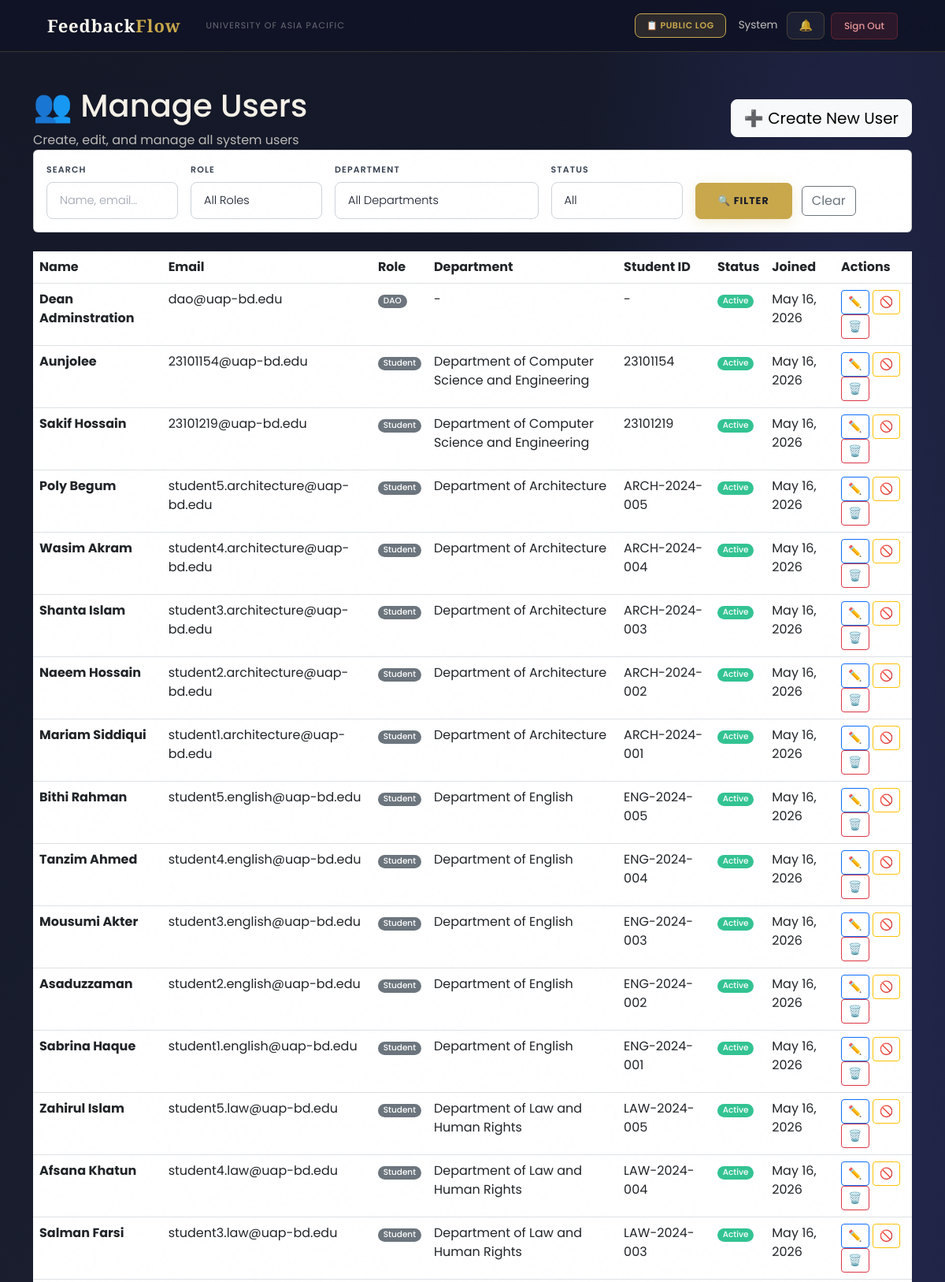
The app's page /dashboard/users/ (signed in, upper part) with its own data.
### users/models.py (models this page shows, shortened)
class User(AbstractBaseUser, PermissionsMixin):
    ROLE_CHOICES = (
        ('Student', 'Student'),
        ('Faculty', 'Faculty'),
        ('HOD', 'Head of Department'),
        ('Staff', 'Staff'),
        ('DAO', 'Dean of Administration Office'),
        ('Admin', 'Administrator'),
        ('Committee', 'Committee Member'),
    )
    DEPARTMENT_CHOICES = (
        ('DBA', 'Department of Business Administration'),
        ('CSE', 'Department of Computer Science and Engineering'),
        ('CE', 'Department of Civil Engineering'),
        ('EEE', 'Department of Electrical and Electronic Engineering'),
        ('Pharmacy', 'Department of Pharmacy'),
        ('Law', 'Department of Law and Human Rights'),
        ('English', 'Department of English'),
        ('Architecture', 'Department of Architecture'),
    )
    COMMITTEE_TYPE_CHOICES = (
        ('Harassment Committee', 'Harassment Committee'),
        ('Proctorial Committee', 'Proctorial Committee'),
    )
    email       = models.EmailField(unique=True, max_length=255)
    full_name   = models.CharField(max_length=150)
    role        = models.CharField(max_length=20, choices=ROLE_CHOICES)
    department  = models.CharField(max_length=100, choices=DEPARTMENT_CHOICES, null=True, blank=True)
    student_id  = models.CharField(max_length=50, unique=True, null=True, blank=True)
    committee_type = models.CharField(
        max_length=50,
        choices=COMMITTEE_TYPE_CHOICES,
        null=True, blank=True
    )
    is_active   = models.BooleanField(default=True)
    is_staff    = models.BooleanField(default=False)
    created_at  = models.DateTimeField(auto_now_add=True)
    updated_at  = models.DateTimeField(auto_now=True)
    USERNAME_FIELD  = 'email'
    REQUIRED_FIELDS = ['full_name']
    objects = UserManager()
    class Meta:
        verbose_name        = 'User'
        verbose_name_plural = 'Users'
        ordering            = ['-created_at']
    def get_short_name(self):
        return self.full_name.split()[0] if self.full_name else self.email

### users/views.py (the view)
# urls.py: path('dashboard/users/',                              views.admin_user_list,         name='admin_user_list'),
@login_required
def admin_user_list(request):
    if request.user.role != 'Admin':
        return redirect('login')
    users         = User.objects.all().order_by('-created_at')
    search        = request.GET.get('q', '')
    role_filter   = request.GET.get('role', '')
    dept_filter   = request.GET.get('department', '')
    status_filter = request.GET.get('status', '')
    if search:
        users = users.filter(full_name__icontains=search) | users.filter(email__icontains=search)
    if role_filter:
        users = users.filter(role=role_filter)
    if dept_filter:
        users = users.filter(department=dept_filter)
    if status_filter == 'active':
        users = users.filter(is_active=True)
    elif status_filter == 'inactive':
        users = users.filter(is_active=False)
    context = {
        'users':              users,
        'search_query':       search,
        'role_filter':        role_filter,
        'dept_filter':        dept_filter,
        'status_filter':      status_filter,
        'roles':              User.ROLE_CHOICES,
        'departments':        User.DEPARTMENT_CHOICES,
        'role_choices':       User.ROLE_CHOICES,
        'department_choices': User.DEPARTMENT_CHOICES,
    }
    return render(request, 'users/admin_user_list.html', context)

### users/context_processors.py (called while the page is built)
def notifications_count(request):
    if request.user.is_authenticated:
        from users.models import Notification, Announcement
        count = Notification.objects.filter(
            recipient=request.user,
            is_read=False
        ).count()
        active_announcements = []
        for ann in Announcement.objects.filter(is_active=True).order_by('-created_at')[:10]:
            if ann.is_visible_to(request.user):
                active_announcements.append(ann)
            if len(active_announcements) >= 3:
                break
        return {
            'unread_notifications_count': count,
            'active_announcements': active_announcements,
        }
    return {'unread_notifications_count': 0, 'active_announcements': []}

### users/templates/users/admin_user_list.html (shortened to what this page needs)
{% extends 'users/dashboard_base.html' %}
{% block content %}
<div class="container mt-4">
    <div class="dashboard-header">
        <div class="row align-items-center">
            <div class="col-md-8">
                <h1>👥 Manage Users</h1>
                <p class="mb-0 opacity-75">Create, edit, and manage all system users</p>
            </div>
            <div class="col-md-4 text-end">
                <a href="{% url 'admin_user_create' %}" class="btn btn-light btn-lg">
                    ➕ Create New User
                </a>
            </div>
        </div>
    </div>
    <div class="card info-card mb-4">
        <div class="card-body">
            <form method="get" class="row g-3 align-items-end">
                <div class="col-md-2">
                    <label class="form-label fw-semibold">Search</label>
                    <input type="text" name="q" class="form-control" placeholder="Name, email..." value="{{ search_query }}">
                </div>
                <div class="col-md-2">
                    <label class="form-label fw-semibold">Role</label>
                    <select name="role" class="form-select">
                        <option value="">All Roles</option>
                    </select>
                </div>
                <div class="col-md-3">
                    <label class="form-label fw-semibold">Department</label>
                    <select name="department" class="form-select">
                        <option value="">All Departments</option>
                    </select>
                </div>
                <div class="col-md-2">
                    <label class="form-label fw-semibold">Status</label>
                    <select name="status" class="form-select">
                        <option value="">All</option>
                    </select>
                </div>
                <div class="col-md-3">
                    <button type="submit" class="btn btn-primary me-2">🔍 Filter</button>
                    <a href="{% url 'admin_user_list' %}" class="btn btn-outline-secondary">Clear</a>
                </div>
            </form>
        </div>
    </div>
    <div class="modern-table">
        <table class="table table-hover mb-0">
            <thead>
            <tr>
                <th>Name</th>
                <th>Email</th>
                <th>Role</th>
                <th>Department</th>
                <th>Student ID</th>
                <th>Status</th>
                <th>Joined</th>
                <th>Actions</th>
            </tr>
            </thead>
            <tbody>
            {% for u in users %}
            <tr>
                <td><strong>{{ u.full_name }}</strong></td>
                <td>{{ u.email }}</td>
                <td><span class="badge bg-secondary">{{ u.role }}</span></td>
                <td>{{ u.get_department_display|default:"-" }}</td>
                <td>{{ u.student_id|default:"-" }}</td>
                <td>
                    {% if u.is_active %}
                    <span class="badge bg-success">Active</span>
                    {% else %}
                    <span class="badge bg-danger">Inactive</span>
                    {% endif %}
                </td>
                <td>{{ u.created_at|date:"M d, Y" }}</td>
                <td>
                    <a href="{% url 'admin_user_edit' u.id %}" class="btn btn-sm btn-outline-primary" title="Edit">✏️</a>
                    <a href="{% url 'admin_user_toggle_active' u.id %}" class="btn btn-sm btn-outline-warning" title="Toggle Active">
                        {% if u.is_active %}🚫{% else %}✅{% endif %}
                    </a>
                    <a href="{% url 'admin_user_delete' u.id %}" class="btn btn-sm btn-outline-danger" title="Delete">🗑️</a>
                </td>
            </tr>
            {% empty %}
            <tr>
                <td colspan="8" class="text-center text-muted py-4">No users found matching your filters.</td>
            </tr>
            {% endfor %}
            </tbody>
        </table>
    </div>
</div>
{% endblock %}

### users/templates/users/base.html (shortened to what this page needs)
<!DOCTYPE html>
<html lang="en">
<head>
    <link href="https://cdn.jsdelivr.net/npm/bootstrap@5.3.0/dist/css/bootstrap.min.css" rel="stylesheet">
</head>
<body>
    <nav class="navbar navbar-expand-lg">
        <div class="container-fluid d-flex align-items-center gap-3">
            <a class="navbar-brand" href="/">Feedback<em>Flow</em></a>
            <span class="navbar-text d-none d-md-inline">University of Asia Pacific</span>
            {% if user.is_authenticated %}
            <div class="ms-auto d-flex align-items-center gap-2">
                <a href="{% url 'public_log' %}" class="btn-bell"
                    style="font-size:11px; font-weight:600; text-transform:uppercase; letter-spacing:0.05em; background:rgba(201,168,76,.15); color:var(--gold) !important; border-color:var(--gold) !important;">
                    📋 Public Log
                </a>
                <span class="nav-user-info d-none d-md-inline ms-2">{{ user.get_short_name }}</span>
                <a href="{% url 'notifications' %}" class="btn-bell ms-1">
                    🔔
                </a>
                <a href="{% url 'logout' %}" class="btn-logout">Sign Out</a>
            </div>
            {% endif %}
        </div>
    </nav>
    <main>
        {% block content %}{% endblock %}
    </main>
</body>
</html>

### records on screen
User: get_short_name "System"
User: full_name "Dean Adminstration", email "dao@uap-bd.edu", role "DAO", department "-", student_id "-", is_active "Active", created_at "May 16, 2026"
User: full_name "Aunjolee", email "23101154@uap-bd.edu", role "Student", department "Department of Computer Science and Engineering", student_id "23101154", is_active "Active", created_at "May 16, 2026"
User: full_name "Sakif Hossain", email "23101219@uap-bd.edu", role "Student", department "Department of Computer Science and Engineering", student_id "23101219", is_active "Active", created_at "May 16, 2026"
User: full_name "Poly Begum", email "student5.architecture@uap-bd.edu", role "Student", department "Department of Architecture", student_id "ARCH-2024-005", is_active "Active", created_at "May 16, 2026"
User: full_name "Wasim Akram", email "student4.architecture@uap-bd.edu", role "Student", department "Department of Architecture", student_id "ARCH-2024-004", is_active "Active", created_at "May 16, 2026"
User: full_name "Shanta Islam", email "student3.architecture@uap-bd.edu", role "Student", department "Department of Architecture", student_id "ARCH-2024-003", is_active "Active", created_at "May 16, 2026"
User: full_name "Naeem Hossain", email "student2.architecture@uap-bd.edu", role "Student", department "Department of Architecture", student_id "ARCH-2024-002", is_active "Active", created_at "May 16, 2026"
User: full_name "Mariam Siddiqui", email "student1.architecture@uap-bd.edu", role "Student", department "Department of Architecture", student_id "ARCH-2024-001", is_active "Active", created_at "May 16, 2026"
User: full_name "Bithi Rahman", email "student5.english@uap-bd.edu", role "Student", department "Department of English", student_id "ENG-2024-005", is_active "Active", created_at "May 16, 2026"
User: full_name "Tanzim Ahmed", email "student4.english@uap-bd.edu", role "Student", department "Department of English", student_id "ENG-2024-004", is_active "Active", created_at "May 16, 2026"
User: full_name "Mousumi Akter", email "student3.english@uap-bd.edu", role "Student", department "Department of English", student_id "ENG-2024-003", is_active "Active", created_at "May 16, 2026"
User: full_name "Asaduzzaman", email "student2.english@uap-bd.edu", role "Student", department "Department of English", student_id "ENG-2024-002", is_active "Active", created_at "May 16, 2026"
User: full_name "Sabrina Haque", email "student1.english@uap-bd.edu", role "Student", department "Department of English", student_id "ENG-2024-001", is_active "Active", created_at "May 16, 2026"
User: full_name "Zahirul Islam", email "student5.law@uap-bd.edu", role "Student", department "Department of Law and Human Rights", student_id "LAW-2024-005", is_active "Active", created_at "May 16, 2026"
User: full_name "Afsana Khatun", email "student4.law@uap-bd.edu", role "Student", department "Department of Law and Human Rights", student_id "LAW-2024-004", is_active "Active", created_at "May 16, 2026"
User: full_name "Salman Farsi", email "student3.law@uap-bd.edu", role "Student", department "Department of Law and Human Rights", student_id "LAW-2024-003", is_active "Active", created_at "May 16, 2026"
